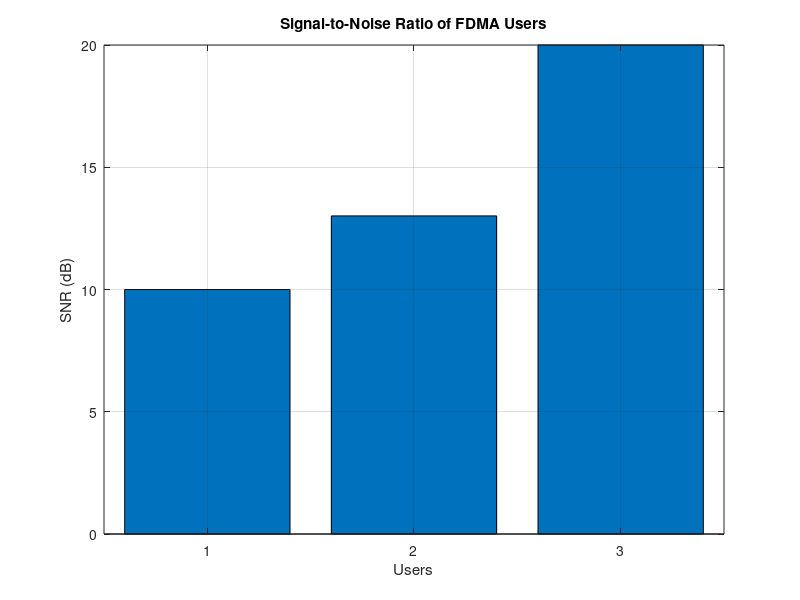

Source code (MATLAB):
clc; clear; close all; 
Ps = 1;                          
Pn = [0.1 0.05 0.01];            
% Signal Power (W) 
% Noise Power (W) 
Users = 1:3; 
SNR = 10*log10(Ps./Pn);          
% SNR in dB 
disp('User   Noise Power(W)   SNR(dB)') 
disp([Users' Pn' SNR']) 
figure 
bar(Users,SNR) 
xlabel('Users') 
ylabel('SNR (dB)') 
title('Signal-to-Noise Ratio of FDMA Users') 
grid on
